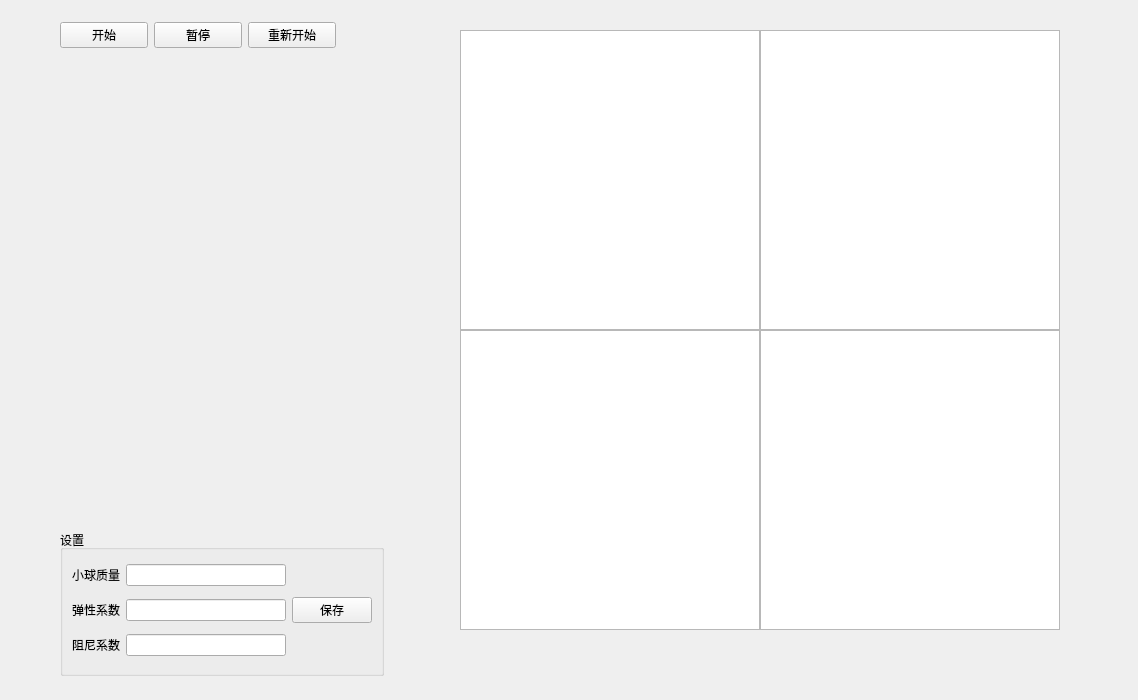
<?xml version="1.0" encoding="UTF-8"?>
<ui version="4.0">
 <class>SpringWidget</class>
 <widget class="QWidget" name="SpringWidget">
  <property name="geometry">
   <rect>
    <x>0</x>
    <y>0</y>
    <width>1138</width>
    <height>700</height>
   </rect>
  </property>
  <property name="windowTitle">
   <string>SpringWidget</string>
  </property>
  <widget class="QChartView" name="graphicsView_y">
   <property name="geometry">
    <rect>
     <x>460</x>
     <y>30</y>
     <width>300</width>
     <height>300</height>
    </rect>
   </property>
  </widget>
  <widget class="QChartView" name="graphicsView_v">
   <property name="geometry">
    <rect>
     <x>760</x>
     <y>30</y>
     <width>300</width>
     <height>300</height>
    </rect>
   </property>
  </widget>
  <widget class="QChartView" name="graphicsView_a">
   <property name="geometry">
    <rect>
     <x>460</x>
     <y>330</y>
     <width>300</width>
     <height>300</height>
    </rect>
   </property>
  </widget>
  <widget class="QChartView" name="graphicsView_f">
   <property name="geometry">
    <rect>
     <x>760</x>
     <y>330</y>
     <width>300</width>
     <height>300</height>
    </rect>
   </property>
  </widget>
  <widget class="QWidget" name="widget" native="true">
   <property name="geometry">
    <rect>
     <x>60</x>
     <y>10</y>
     <width>276</width>
     <height>50</height>
    </rect>
   </property>
   <layout class="QHBoxLayout" name="horizontalLayout">
    <item>
     <widget class="QPushButton" name="pushButton_start">
      <property name="text">
       <string>开始</string>
      </property>
     </widget>
    </item>
    <item>
     <widget class="QPushButton" name="pushButton_stop">
      <property name="text">
       <string>暂停</string>
      </property>
     </widget>
    </item>
    <item>
     <widget class="QPushButton" name="pushButton_restart">
      <property name="text">
       <string>重新开始</string>
      </property>
     </widget>
    </item>
   </layout>
  </widget>
  <widget class="QGroupBox" name="groupBox">
   <property name="geometry">
    <rect>
     <x>60</x>
     <y>530</y>
     <width>324</width>
     <height>146</height>
    </rect>
   </property>
   <property name="title">
    <string>设置</string>
   </property>
   <layout class="QGridLayout" name="gridLayout">
    <item row="0" column="0">
     <widget class="QLabel" name="label">
      <property name="text">
       <string>小球质量</string>
      </property>
     </widget>
    </item>
    <item row="0" column="1">
     <widget class="QLineEdit" name="lineEdit_m"/>
    </item>
    <item row="1" column="0">
     <widget class="QLabel" name="label_2">
      <property name="text">
       <string>弹性系数</string>
      </property>
     </widget>
    </item>
    <item row="1" column="1">
     <widget class="QLineEdit" name="lineEdit_kSpring"/>
    </item>
    <item row="1" column="2">
     <widget class="QPushButton" name="pushButton_save">
      <property name="text">
       <string>保存</string>
      </property>
     </widget>
    </item>
    <item row="2" column="0">
     <widget class="QLabel" name="label_3">
      <property name="text">
       <string>阻尼系数</string>
      </property>
     </widget>
    </item>
    <item row="2" column="1">
     <widget class="QLineEdit" name="lineEdit_damping"/>
    </item>
   </layout>
  </widget>
 </widget>
 <customwidgets>
  <customwidget>
   <class>QChartView</class>
   <extends>QGraphicsView</extends>
   <header location="global">qchartview.h</header>
  </customwidget>
 </customwidgets>
 <resources/>
 <connections/>
</ui>
